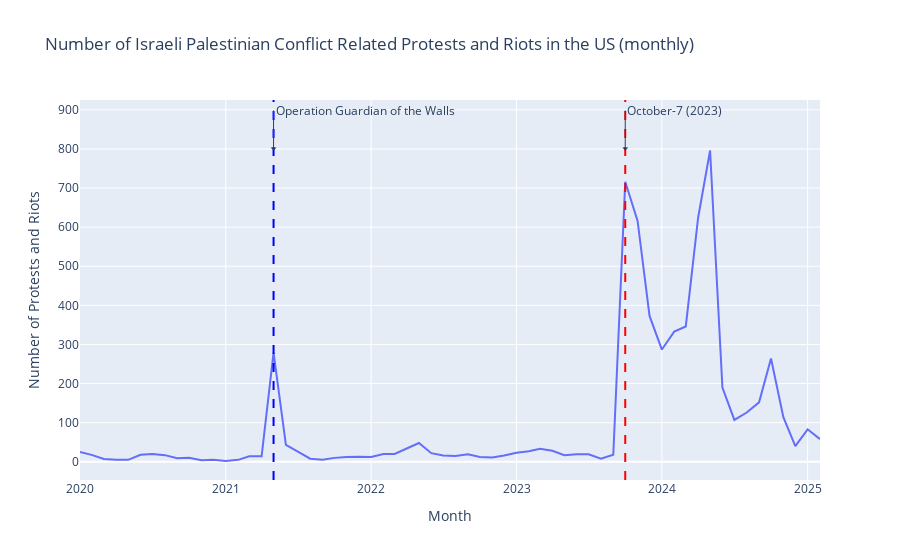

Notebook source saved alongside this figure:
### Code cell
# show number of events over time
riots_and_protests_US['event_date'] = pd.to_datetime(riots_and_protests_US['event_date'])

riots_and_protests_US['month'] = riots_and_protests_US['event_date'].dt.to_period('M')


monthly_counts = riots_and_protests_US.groupby('month').size().reset_index(name='count')


monthly_counts['month'] = monthly_counts['month'].dt.to_timestamp()


fig = px.line(
    monthly_counts, 
    x='month', 
    y='count', 
    title='Number of Israeli Palestinian Conflict Related Protests and Riots in the US (monthly)',
    labels={'month': 'Month', 'count': 'Number of Protests and Riots'}
)

fig.add_vline(
    x="2023-10-01", 
    line_width=2, line_dash="dash", line_color="red"
)
fig.add_vline(
    x="2021-05-01", 
    line_width=2, line_dash="dash", line_color="blue"
)

max_count = monthly_counts['count'].max()

fig.add_annotation(
    x="2023-10-01",
    y=max_count,
    text="October-7 (2023)",
    showarrow=True,
    arrowhead=1,
    ax=0,
    ay=-40, 
    xanchor="left"
)

fig.add_annotation(
    x="2021-05-01",
    y=max_count,
    text="Operation Guardian of the Walls",
    showarrow=True,
    arrowhead=1,
    ax=0,
    ay=-40,  
    xanchor="left"
)

fig.show()

### Figure 1 — Plotly figure (JSON) as saved in the notebook; plotly's stock layout.template omitted (floating-point values rounded to 4 significant figures)
{"data": [{"hovertemplate": "Month=%{x}<br>Number of Protests and Riots=%{y}<extra></extra>", "legendgroup": "", "line": {"color": "#636efa", "dash": "solid"}, "marker": {"symbol": "circle"}, "mode": "lines", "name": "", "orientation": "v", "showlegend": false, "type": "scatter", "x": ["2020-01-01T00:00:00.000000000", "2020-02-01T00:00:00.000000000", "2020-03-01T00:00:00.000000000", "2020-04-01T00:00:00.000000000", "2020-05-01T00:00:00.000000000", "2020-06-01T00:00:00.000000000", "2020-07-01T00:00:00.000000000", "2020-08-01T00:00:00.000000000", "2020-09-01T00:00:00.000000000", "2020-10-01T00:00:00.000000000", "2020-11-01T00:00:00.000000000", "2020-12-01T00:00:00.000000000", "2021-01-01T00:00:00.000000000", "2021-02-01T00:00:00.000000000", "2021-03-01T00:00:00.000000000", "2021-04-01T00:00:00.000000000", "2021-05-01T00:00:00.000000000", "2021-06-01T00:00:00.000000000", "2021-07-01T00:00:00.000000000", "2021-08-01T00:00:00.000000000", "2021-09-01T00:00:00.000000000", "2021-10-01T00:00:00.000000000", "2021-11-01T00:00:00.000000000", "2021-12-01T00:00:00.000000000", "2022-01-01T00:00:00.000000000", "2022-02-01T00:00:00.000000000", "2022-03-01T00:00:00.000000000", "2022-04-01T00:00:00.000000000", "2022-05-01T00:00:00.000000000", "2022-06-01T00:00:00.000000000", "2022-07-01T00:00:00.000000000", "2022-08-01T00:00:00.000000000", "2022-09-01T00:00:00.000000000", "2022-10-01T00:00:00.000000000", "2022-11-01T00:00:00.000000000", "2022-12-01T00:00:00.000000000", "2023-01-01T00:00:00.000000000", "2023-02-01T00:00:00.000000000", "2023-03-01T00:00:00.000000000", "2023-04-01T00:00:00.000000000", "2023-05-01T00:00:00.000000000", "2023-06-01T00:00:00.000000000", "2023-07-01T00:00:00.000000000", "2023-08-01T00:00:00.000000000", "2023-09-01T00:00:00.000000000", "2023-10-01T00:00:00.000000000", "2023-11-01T00:00:00.000000000", "2023-12-01T00:00:00.000000000", "2024-01-01T00:00:00.000000000", "2024-02-01T00:00:00.000000000", "2024-03-01T00:00:00.000000000", "2024-04-01T00:00:00.000000000", "2024-05-01T00:00:00.000000000", "2024-06-01T00:00:00.000000000", "2024-07-01T00:00:00.000000000", "2024-08-01T00:00:00.000000000", "2024-09-01T00:00:00.000000000", "2024-10-01T00:00:00.000000000", "2024-11-01T00:00:00.000000000", "2024-12-01T00:00:00.000000000", "2025-01-01T00:00:00.000000000", "2025-02-01T00:00:00.000000000"], "xaxis": "x", "y": [25, 17, 7, 5, 5, 18, 20, 17, 9, 10, 4, 5, 2, 5, 14, 14, 279, 43, 26, 8, 5, 10, 12, 13, 12, 20, 20, 34, 48, 22, 16, 15, 19, 12, 11, 16, 23, 27, 33, 28, 17, 19, 19, 8, 18, 716, 616, 373, 287, 333, 346, 624, 796, 190, 107, 126, 152, 264, 114, 40, 83, 58], "yaxis": "y"}], "layout": {"annotations": [{"arrowhead": 1, "ax": 0, "ay": -40, "showarrow": true, "text": "October-7 (2023)", "x": "2023-10-01", "xanchor": "left", "y": 796}, {"arrowhead": 1, "ax": 0, "ay": -40, "showarrow": true, "text": "Operation Guardian of the Walls", "x": "2021-05-01", "xanchor": "left", "y": 796}], "legend": {"tracegroupgap": 0}, "shapes": [{"line": {"color": "red", "dash": "dash", "width": 2}, "type": "line", "x0": "2023-10-01", "x1": "2023-10-01", "xref": "x", "y0": 0, "y1": 1, "yref": "y domain"}, {"line": {"color": "blue", "dash": "dash", "width": 2}, "type": "line", "x0": "2021-05-01", "x1": "2021-05-01", "xref": "x", "y0": 0, "y1": 1, "yref": "y domain"}], "title": {"text": "Number of Israeli Palestinian Conflict Related Protests and Riots in the US (monthly)"}, "xaxis": {"anchor": "y", "domain": [0, 1], "title": {"text": "Month"}}, "yaxis": {"anchor": "x", "domain": [0, 1], "title": {"text": "Number of Protests and Riots"}}}}
